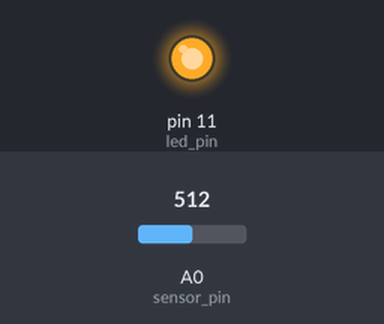
This sketch was run on a simulated Arduino Uno, built with avr-gcc and run on an emulated ATmega328P. Parts: output pins drawn as LEDs (lit = HIGH). The test bench sets the inputs (shaded band); at power-on: A0 (sensor_pin) = 512. What the sketch prints to the serial monitor is not drawn.

Above: at 1.2 s.
1.3 s: A0 (sensor_pin) set to 415
2.8 s: A0 (sensor_pin) set to 397
4.3 s: A0 (sensor_pin) set to 325
5.8 s: A0 (sensor_pin) set to 295
7.3 s: A0 (sensor_pin) set to 246
8.8 s: A0 (sensor_pin) set to 223
Timing chart, 0 to 11.3 s (numbered marks = the images above; inputs shaded):
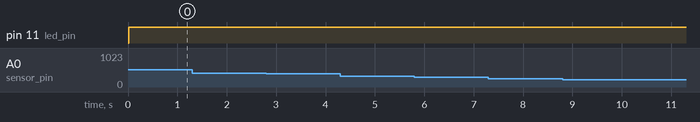

The sketch:

Domino.ino
```cpp
//
//  Domino
//  Turns on an LED by reading the output of a photocell
//

const int sensor_pin = A0;
const int led_pin = 11;
const int wait = 10;
const size_t history_size = 30;

int counter = 0;
int sensor_value = 0;
int sensor_history[ history_size ];

int duration = 2000;
int threshold = 20;

void setup() {
  for( int i = 0; i < history_size; i++ ) {
    sensor_history[ i ] = 0;
  }

  pinMode( sensor_pin, INPUT );
  pinMode(led_pin, OUTPUT);
  Serial.begin(9600);
}

void loop() {

  sensor_value = analogRead( sensor_pin );
  int avg = get_average( sensor_history, history_size );
  int delta = get_delta( avg, sensor_value );

  Serial.println( delta );

  statergy01( led_pin, delta, threshold  );

  counter = counter % history_size;
  sensor_history[ counter ] = sensor_value;
  counter++;

  delay( wait );
}

void statergy01( int led_pin, int delta, int threshold ) {
  if ( delta > threshold ) {
    digitalWrite( led_pin, HIGH );
  }

  if ( delta < ( -1 * threshold ) ) {
    digitalWrite( led_pin, LOW );
  }
}

void statergy02( int led_pin, int delta, int threshold, int duration ) {
  static long on_till = 0;
  if ( millis() > on_till ) {
    if ( delta > threshold ) {
      on_till = millis() + duration;
      digitalWrite( led_pin, HIGH );
    } else {
      digitalWrite( led_pin, LOW );
    }
  }
}

int get_average( int * history, size_t len ){
  int sum = 0;
  for( int i = 0; i < len; i++ ) {
    sum += history[ i ];
  }
  return sum/len;
}

int get_delta( int avg, int value ) {
  int diff = value - avg;
  float result = ( (float) diff / (float)avg ) * 100;
  return (int)result;
}

void print_history( int * history, size_t len ) {
  for( int i = 0; i < len; i++ ) {
    Serial.print( history[ i ] );
    Serial.print( "," );
  }
  Serial.println();
}
```

Measured:
- after the input at 1.3 s, every drawn part: stays the same
- after the input at 2.8 s, every drawn part: stays the same
- after the input at 4.3 s, every drawn part: stays the same
- after the input at 5.8 s, every drawn part: stays the same
- after the input at 7.3 s, every drawn part: stays the same
- after the input at 8.8 s, every drawn part: stays the same
